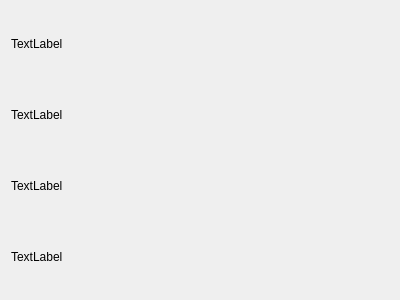
<?xml version="1.0" encoding="UTF-8"?>
<ui version="4.0">
 <class>CompanyDetailDialog</class>
 <widget class="QDialog" name="CompanyDetailDialog">
  <property name="geometry">
   <rect>
    <x>0</x>
    <y>0</y>
    <width>400</width>
    <height>300</height>
   </rect>
  </property>
  <property name="windowTitle">
   <string>Dialog</string>
  </property>
  <layout class="QGridLayout" name="gridLayout">
   <item row="0" column="0">
    <widget class="QLabel" name="label_Name">
     <property name="text">
      <string>TextLabel</string>
     </property>
    </widget>
   </item>
   <item row="1" column="0">
    <widget class="QLabel" name="label_Cash">
     <property name="text">
      <string>TextLabel</string>
     </property>
    </widget>
   </item>
   <item row="2" column="0">
    <widget class="QLabel" name="label_TotalValue">
     <property name="text">
      <string>TextLabel</string>
     </property>
    </widget>
   </item>
   <item row="3" column="0">
    <widget class="QLabel" name="label_Liability">
     <property name="text">
      <string>TextLabel</string>
     </property>
    </widget>
   </item>
  </layout>
 </widget>
 <resources/>
 <connections/>
</ui>
